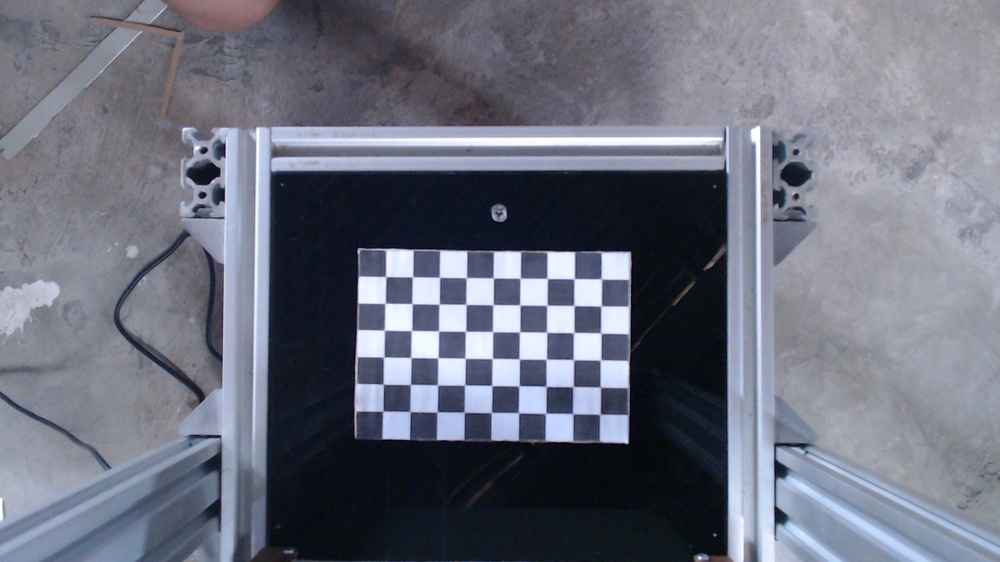
#> input picture calibration_images/calib_001.jpg, 1000 x 562 px, shrunk from 1920 x 1080 before the run; its folder holds 4 pictures in this run
$ python tahap3b_calibrate_camera.py
#> lines starting #> are read from the running program, lines starting #| are printed output that depends on the picture
import cv2
import numpy as np
import glob
import os

# =====================================================
# TAHAP 3B - KALIBRASI DISTORSI LENSA WEBCAM
# =====================================================

# Pola chessboard yang berhasil terdeteksi pada Tahap 3A
# Harus sama dengan status saat capture: CHESSBOARD TERDETEKSI (9, 6)
CHECKERBOARD = (9, 6)

# Ukuran 1 kotak chessboard hasil print
# Anda sudah konfirmasi: 1.2 cm x 1.2 cm
SQUARE_SIZE_CM = 1.2

# Folder input gambar chessboard
IMAGE_DIR = "calibration_images"

# File output hasil kalibrasi
OUTPUT_FILE = "camera_calibration.npz"


def main():
    # -------------------------------------------------
    # 1. Siapkan koordinat titik 3D dunia nyata
    # -------------------------------------------------
    # Karena chessboard datar, koordinat Z = 0.
    # Contoh titik:
    # (0,0,0), (1.2,0,0), (2.4,0,0), dst.
    objp = np.zeros((CHECKERBOARD[0] * CHECKERBOARD[1], 3), np.float32)

    objp[:, :2] = np.mgrid[
        0:CHECKERBOARD[0],
        0:CHECKERBOARD[1]
    ].T.reshape(-1, 2)

    objp *= SQUARE_SIZE_CM

    # List untuk menyimpan titik dunia nyata dan titik gambar
    objpoints = []
    imgpoints = []

    # -------------------------------------------------
    # 2. Ambil semua gambar calibration_images/calib_*.jpg
    # -------------------------------------------------
    images = sorted(glob.glob(os.path.join(IMAGE_DIR, "calib_*.jpg")))

    if len(images) == 0:
        print("ERROR: Tidak ada gambar kalibrasi di folder calibration_images.")
        print("Pastikan Tahap 3A sudah menghasilkan file calib_001.jpg, dst.")
        return

    print("=====================================================")
    print("TAHAP 3B - KALIBRASI KAMERA")
    print("=====================================================")
    print(f"CHECKERBOARD     : {CHECKERBOARD}")
    print(f"SQUARE_SIZE_CM   : {SQUARE_SIZE_CM} cm")
    print(f"Jumlah gambar    : {len(images)}")
    print("=====================================================")
    print("")

    gray_shape = None
    valid_count = 0

    criteria = (
        cv2.TERM_CRITERIA_EPS + cv2.TERM_CRITERIA_MAX_ITER,
        30,
        0.001
    )

    # -------------------------------------------------
    # 3. Cari corner chessboard pada setiap gambar
    # -------------------------------------------------
    for filename in images:
        img = cv2.imread(filename)
#> img is the input picture: shape (562, 1000, 3); mean B, G, R 125.1, 111, 107.5

        if img is None:
            print(f"GAGAL membaca file: {filename}")
            continue

        gray = cv2.cvtColor(img, cv2.COLOR_BGR2GRAY)
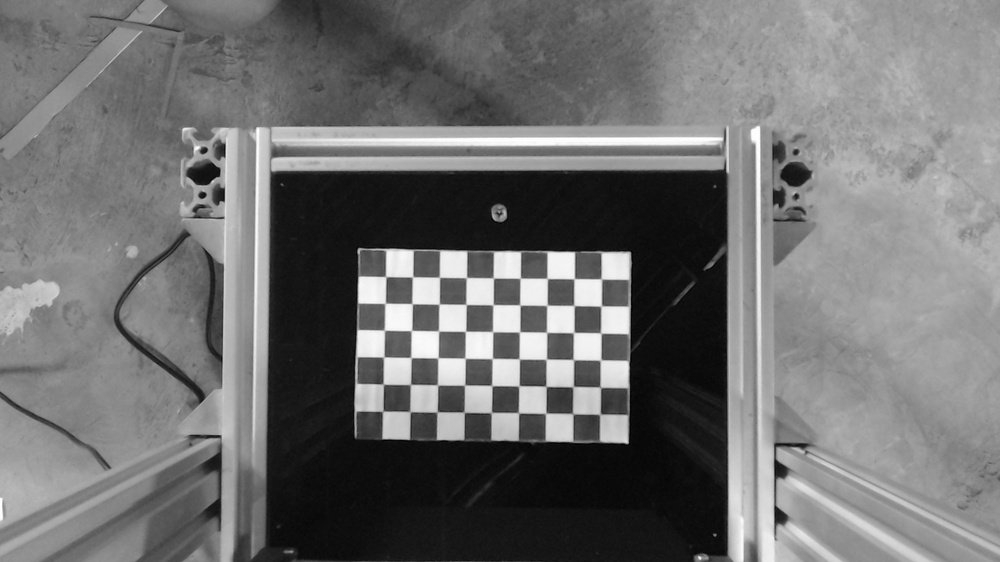
#> gray: shape (562, 1000); min 1, max 255, mean 111.6
        gray_shape = gray.shape[::-1]
#> gray_shape = (1000, 562)

        flags = (
            cv2.CALIB_CB_ADAPTIVE_THRESH +
            cv2.CALIB_CB_NORMALIZE_IMAGE
        )

        found, corners = cv2.findChessboardCorners(
            gray,
            CHECKERBOARD,
            flags
        )
#> found = True; corners = 54 rows, first 8: [386.2, 276.9], [412.8, 276.8], [439.4, 277.3], [466.6, 277.3], [493.6, 278.4], [520.3, 277.9], [547.3, 278.5], [574.1, 278.8]

        if found:
            corners_subpix = cv2.cornerSubPix(
                gray,
                corners,
                (11, 11),
                (-1, -1),
                criteria
            )
#> corners_subpix = 54 rows, first 8: [385.7, 276.6], [412.5, 276.8], [439.4, 277.3], [466.4, 277.6], [493.3, 277.9], [520.2, 278.2], [547.2, 278.4], [574.2, 278.8]

            objpoints.append(objp)
            imgpoints.append(corners_subpix)
            valid_count += 1

            print(f"OK    : {filename}")
        else:
            print(f"GAGAL : {filename} - chessboard tidak terbaca ulang")
#> pass 2 of the loop in main, `for filename in images:`:
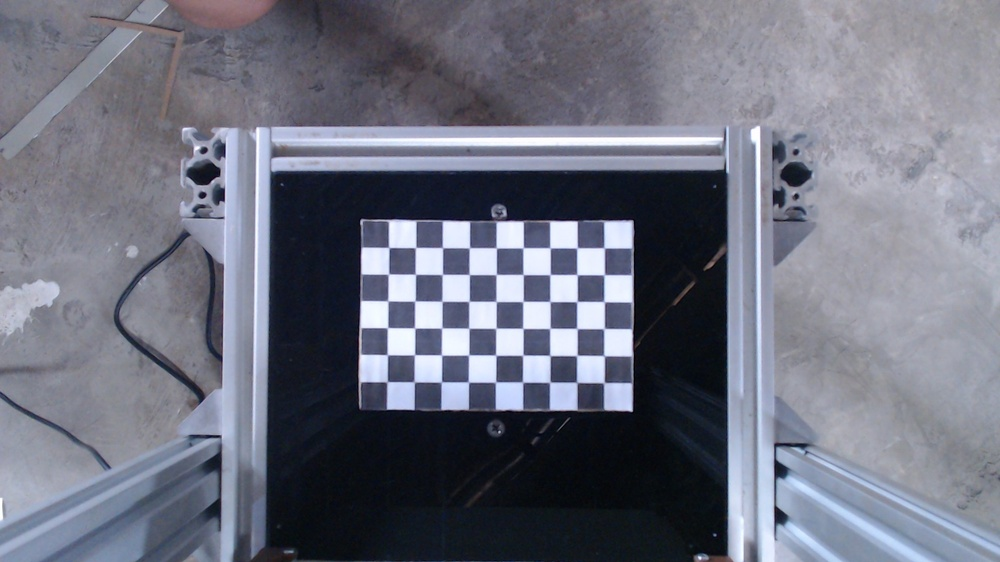
#> input picture calibration_images/calib_002.jpg, 1000 x 562 px, shrunk from 1920 x 1080 before the run
#> in main, img is the input picture: shape (562, 1000, 3); mean B, G, R 126.3, 112.4, 109.7
#> in main, `gray = cv2.cvtColor(img, cv2.COLOR_BGR2GRAY)`:
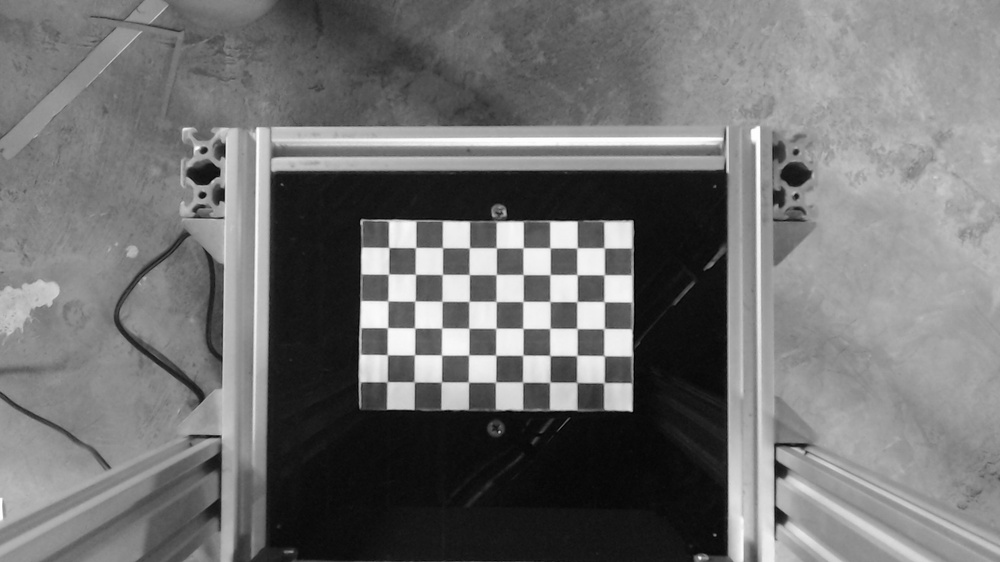
#> gray: shape (562, 1000); min 1, max 255, mean 113.2
#> corners = 54 rows, first 8: [389.1, 247.7], [415.4, 247.8], [442.7, 247.9], [469.5, 247.6], [496.5, 248.3], [523.4, 247.5], [550.5, 248.4], [577, 247.9]
#> corners_subpix = 54 rows, first 8: [388.8, 247.5], [415.5, 247.5], [442.5, 247.6], [469.4, 247.8], [496.3, 247.8], [523.1, 247.8], [550.1, 247.8], [577, 247.9]
#> pass 3 of the loop in main, `for filename in images:`:
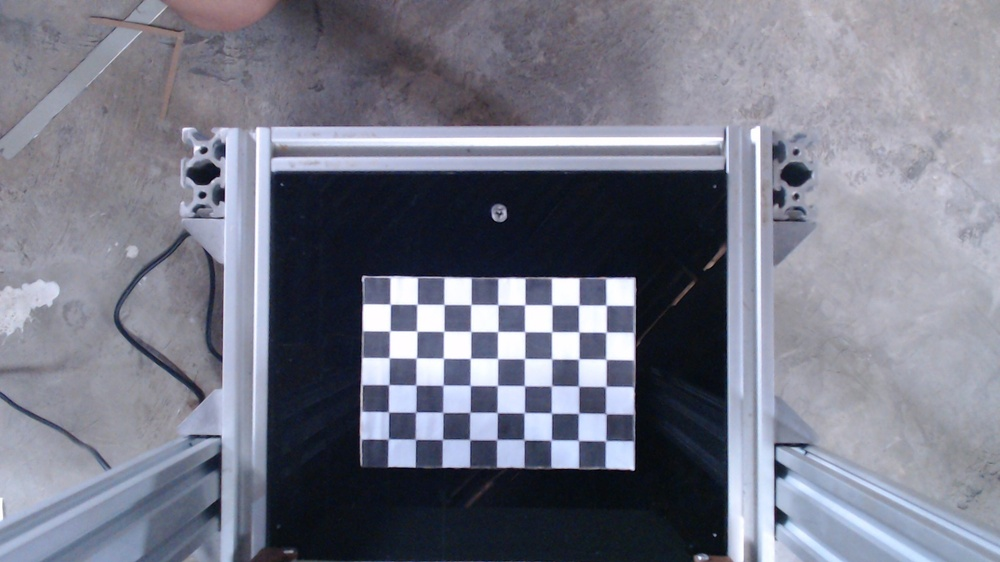
#> input picture calibration_images/calib_003.jpg, 1000 x 562 px, shrunk from 1920 x 1080 before the run
#> in main, img is the input picture: shape (562, 1000, 3); mean B, G, R 134.3, 120.1, 118
#> in main, `gray = cv2.cvtColor(img, cv2.COLOR_BGR2GRAY)`:
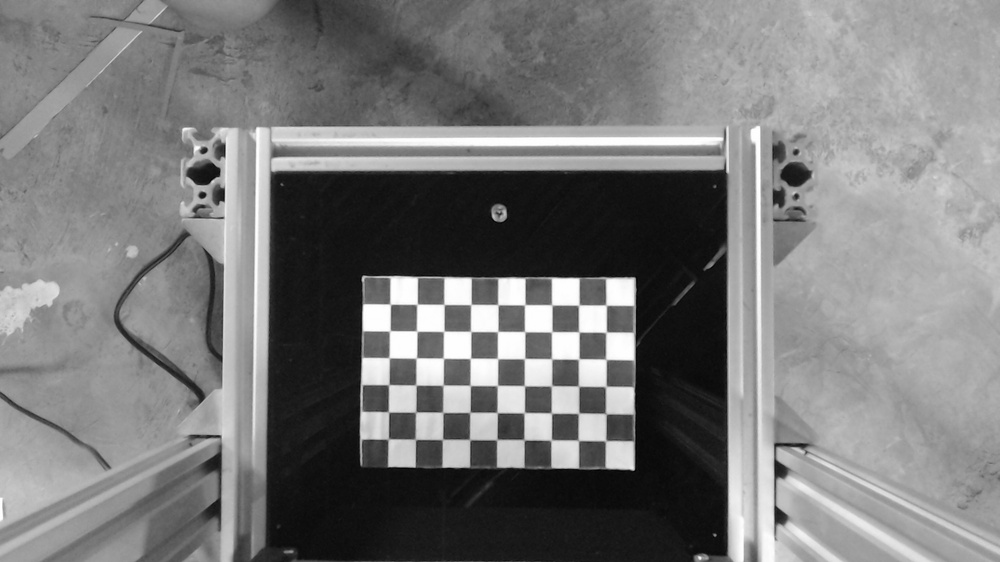
#> gray: shape (562, 1000); min 1, max 255, mean 121.1
#> corners = 54 rows, first 8: [390.6, 304.5], [417.1, 304.3], [444.2, 304.6], [471.1, 304.4], [498, 304.8], [524.8, 304.7], [551.8, 304.9], [578.6, 305.2]
#> corners_subpix = 54 rows, first 8: [390.2, 304.1], [417, 304.2], [444, 304.4], [470.9, 304.5], [497.8, 304.6], [524.7, 304.8], [551.8, 304.9], [578.7, 305.1]
#> the loop made 4 passes; the first 3 are shown

    print("")
    print(f"Jumlah gambar valid: {valid_count} dari {len(images)}")

    # -------------------------------------------------
    # 4. Validasi jumlah gambar
    # -------------------------------------------------
    if valid_count < 10:
        print("")
        print("ERROR: Gambar valid terlalu sedikit.")
        print("Minimal 10, disarankan 15-20 gambar valid.")
        print("Ulangi Tahap 3A atau tambah gambar chessboard.")
        return

    # -------------------------------------------------
    # 5. Kalibrasi kamera
    # -------------------------------------------------
    print("")
    print("Memulai proses kalibrasi kamera...")

    ret, camera_matrix, dist_coeffs, rvecs, tvecs = cv2.calibrateCamera(
        objpoints,
        imgpoints,
        gray_shape,
        None,
        None
    )

    # -------------------------------------------------
    # 6. Hitung reprojection error tambahan
    # -------------------------------------------------
    total_error = 0

    for i in range(len(objpoints)):
        imgpoints2, _ = cv2.projectPoints(
            objpoints[i],
            rvecs[i],
            tvecs[i],
            camera_matrix,
            dist_coeffs
        )

        error = cv2.norm(imgpoints[i], imgpoints2, cv2.NORM_L2) / len(imgpoints2)
        total_error += error

    mean_error = total_error / len(objpoints)

    # -------------------------------------------------
    # 7. Tampilkan hasil
    # -------------------------------------------------
    print("")
    print("========== HASIL KALIBRASI ==========")
    print(f"RMS reprojection error : {ret}")
    print(f"Mean reprojection error: {mean_error}")
    print("")
    print("Camera matrix:")
    print(camera_matrix)
    print("")
    print("Distortion coefficients:")
    print(dist_coeffs)
    print("=====================================")

    # -------------------------------------------------
    # 8. Simpan hasil ke file .npz
    # -------------------------------------------------
    np.savez(
        OUTPUT_FILE,
        camera_matrix=camera_matrix,
        dist_coeffs=dist_coeffs,
        rms_error=ret,
        mean_error=mean_error,
        checkerboard=np.array(CHECKERBOARD),
        square_size_cm=SQUARE_SIZE_CM
    )

    print("")
    print(f"File kalibrasi berhasil disimpan sebagai: {OUTPUT_FILE}")
    print("")
    print("Tahap 3B selesai.")
    print("Langkah berikutnya: jalankan tahap3c_test_undistort.py")


if __name__ == "__main__":
    main()
